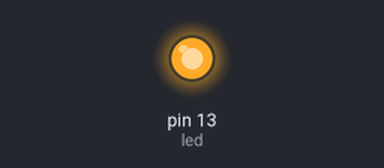
A sketch run on a simulated Arduino Uno, built with avr-gcc and run on an emulated ATmega328P. Parts: output pins drawn as LEDs (lit = HIGH).

Above: at 0.35 s.
At 4.3 s:
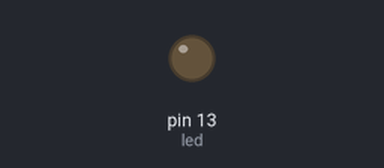
Timing chart, 0 to 10.7 s (numbered marks = the images above):
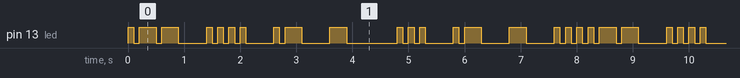

Measured:
- by itself, pin 13 (led): moves between LOW and HIGH, repeating every 8.2 s
- by itself, everything shown: repeats every 8.2 s, in 38 steps

The sketch:

nate_9_18_14.ino
```cpp
/* Blink Morse Code
Blink Led

What God Hath Wrought
Morse code for each word as follows

.__ .... ._ _
... ._ _ ....
__. .. _..
.__ ... .. .._ __. ....

1. dit= . (one unit length)
2. dah= - (three unit length)
3. inter element gap between dits and dahs (one unit length)
4. short gap between letters (three units long)
5. medium gap between words (seven untis long).
*/

int led =13;


char morseString[] = ". _ _ + . . . . + . _ + _ | . . . + . _ + _ + . . . . | _ _ . + . . + _ . . | . _ _ + . . . + . . + . . _ +  _ _ . + . . . .";

void setup(){

  pinMode(led, OUTPUT);


}

void loop(){


 for (int x=0; x<52; x++) {
 char currentChar = morseString[x];


if (currentChar == '.')
{digitalWrite (led, HIGH);
delay (100);
digitalWrite (led, LOW);
delay (100);
}

else if (currentChar == '_')
{digitalWrite (led, HIGH);
delay (300);
digitalWrite (led, LOW);
delay (100);
}

else if (currentChar == '+')
{digitalWrite (led, LOW);
delay (300);
digitalWrite (led, LOW);
delay (100);
}

else if (currentChar == '|')
{digitalWrite (led, LOW);
delay (700);
digitalWrite (led, LOW);
delay (100);
}


  }
}
```
